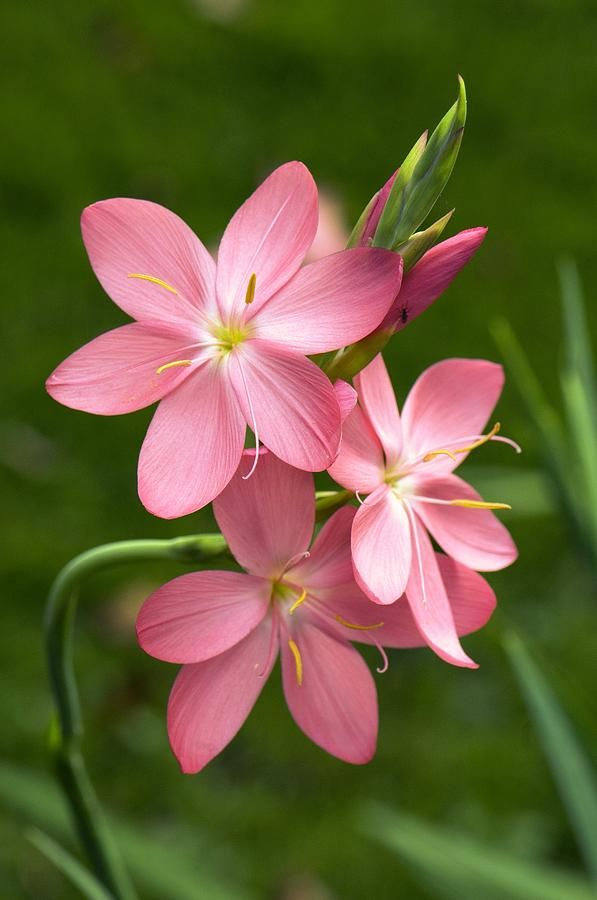
#> input picture assignments/flower.jpg, 597 x 900 px
$ python 02_img_adjustment.py
#> lines starting #> are read from the running program, lines starting #| are printed output that depends on the picture
#  Apply basic image enhancement techniques like contrast
# stretching and histogram processing.
# Problem:

# 1.  Load an image using OpenCV.
# 2. Apply contrast stretching to improve the image brightness and contrast.
# 3. Perform histogram equalization to enhance the image details.
# 4. Display the original image, histogram of the original image, and the
# enhanced image with its histogram.

import cv2
import numpy as np
import matplotlib.pyplot as plt

# contrast stretching
def contrast_stretching(image):
    min_val = np.min(image)
    max_val = np.max(image)

    stretched_image = (image - min_val) / (max_val - min_val) * 255
    return stretched_image.astype(np.uint8)

# plot the histogram of an image
def plot_histogram(image, title):
    plt.hist(image.ravel(), bins=256, range=(0, 256), color='blue', alpha=0.7)
    plt.title(title)
    plt.xlabel('Pixel Intensity')
    plt.ylabel('Frequency')


# Load the image in grayscale
image = cv2.imread("flower.jpg", cv2.IMREAD_GRAYSCALE)
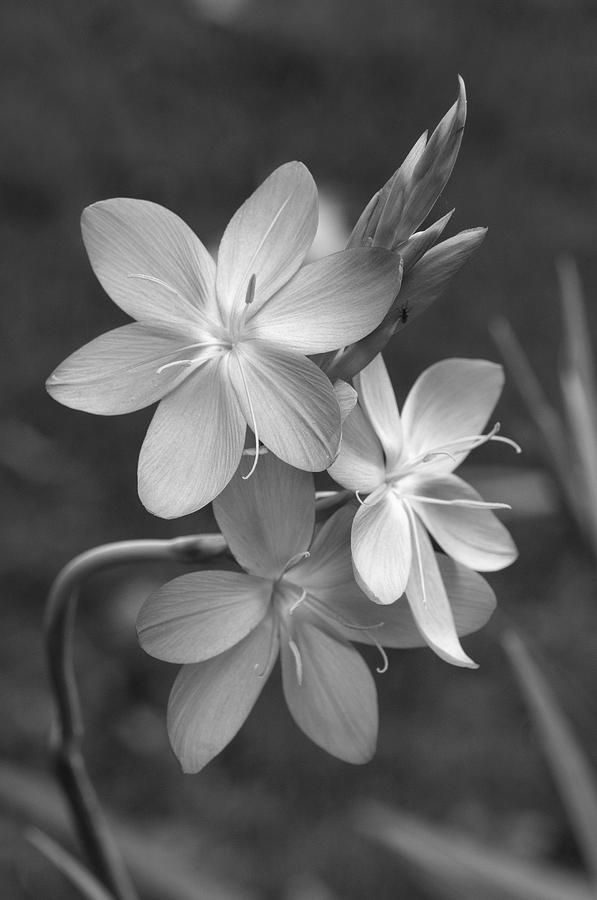
#> image: shape (900, 597); min 0, max 254, mean 93.3

if image is None:
    print("Error: Unable to load the image. Please check the file path.")
else:
    # contrast stretching
    contrast_stretched_image = contrast_stretching(image)
#> in contrast_stretching, `min_val = np.min(image)`: min_val = 0
#> in contrast_stretching, `max_val = np.max(image)`: max_val = 254

    # histogram equalization
    hist_eq_image = cv2.equalizeHist(image)
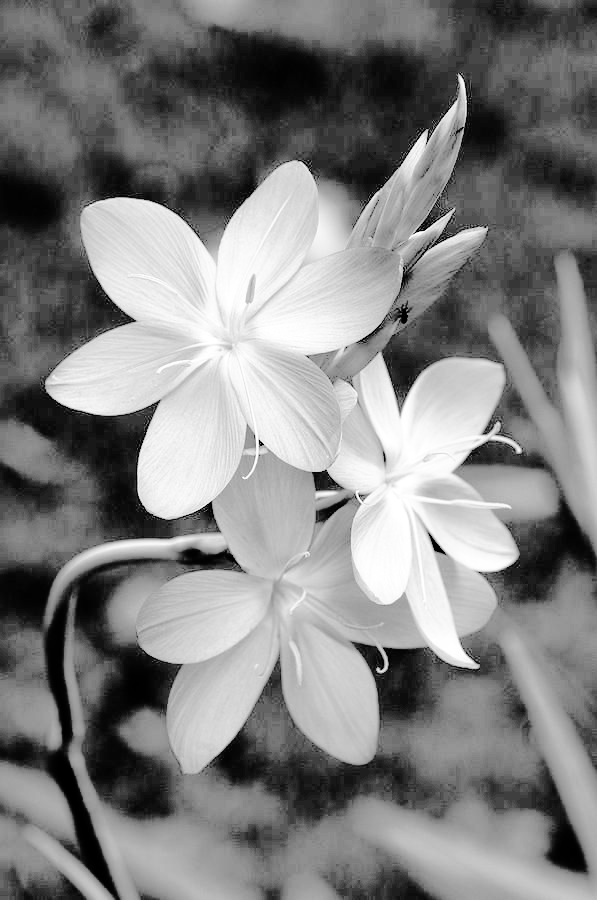
#> hist_eq_image: shape (900, 597); min 0, max 255, mean 129.3

    #Display
    plt.figure(figsize=(12, 8))

    # Original Image and its Histogram
    plt.subplot(2, 3, 1)
    plt.imshow(image, cmap='gray')
    plt.title('Original Image')
    plt.axis('off')

    plt.subplot(2, 3, 2)
    plot_histogram(image, 'Original Image Histogram')

    # Contrast-Stretched Image and its Histogram
    plt.subplot(2, 3, 3)
    plt.imshow(contrast_stretched_image, cmap='gray')
    plt.title('Contrast-Stretched Image')
    plt.axis('off')

    plt.subplot(2, 3, 4)
    plot_histogram(contrast_stretched_image, 'Contrast-Stretched Histogram')

    # Histogram-Equalized Image and its Histogram
    plt.subplot(2, 3, 5)
    plt.imshow(hist_eq_image, cmap='gray')
    plt.title('Histogram-Equalized Image')
    plt.axis('off')

    plt.subplot(2, 3, 6)
    plot_histogram(hist_eq_image, 'Equalized Histogram')

    # Adjust layout and display the plots
    plt.tight_layout()
    plt.show()
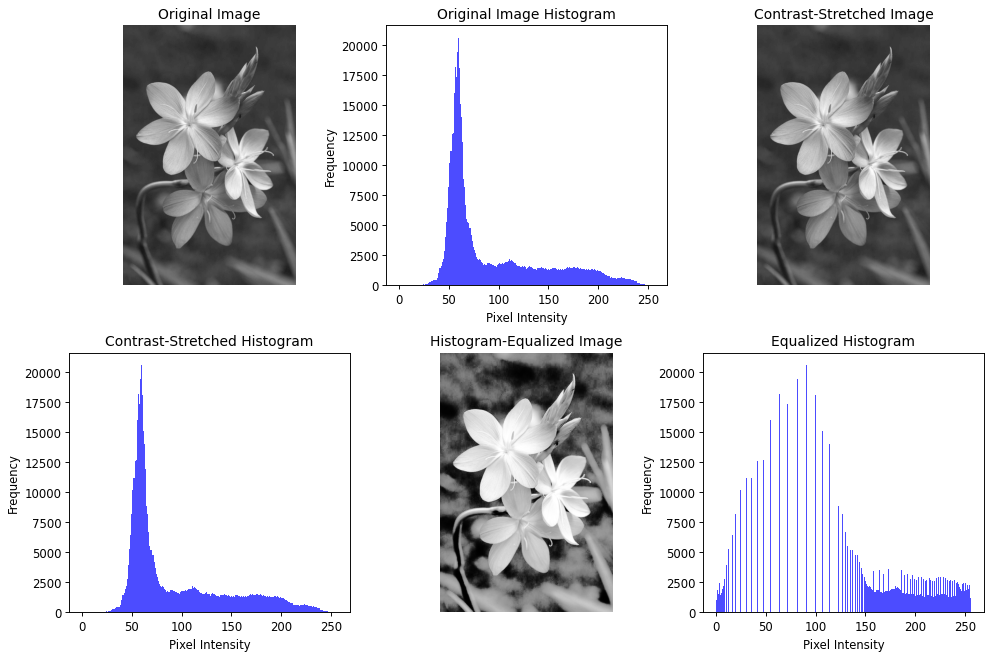
#> figure drawn by matplotlib, 6 panels; panel 2: tallest bar 20626 high, from x = 59 to 60; panel 4: tallest bar 20626 high, from x = 59 to 60; panel 6: tallest bar 20626 high, from x = 90 to 91
